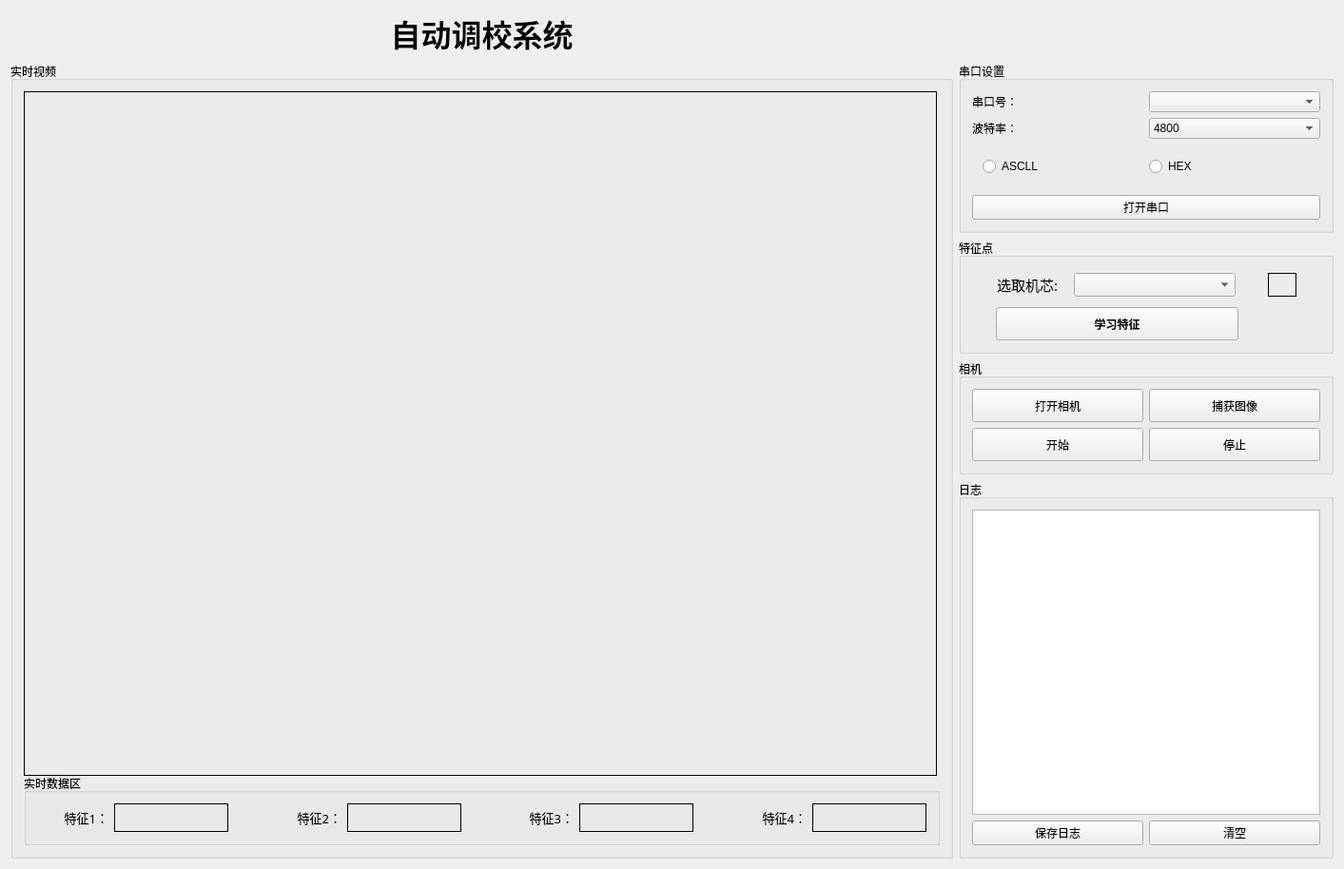
<?xml version="1.0" encoding="UTF-8"?>
<ui version="4.0">
 <class>AutoAdjustClass</class>
 <widget class="QWidget" name="AutoAdjustClass">
  <property name="geometry">
   <rect>
    <x>0</x>
    <y>0</y>
    <width>1413</width>
    <height>914</height>
   </rect>
  </property>
  <property name="sizePolicy">
   <sizepolicy hsizetype="Fixed" vsizetype="Fixed">
    <horstretch>0</horstretch>
    <verstretch>0</verstretch>
   </sizepolicy>
  </property>
  <property name="minimumSize">
   <size>
    <width>1413</width>
    <height>914</height>
   </size>
  </property>
  <property name="maximumSize">
   <size>
    <width>1413</width>
    <height>914</height>
   </size>
  </property>
  <property name="windowTitle">
   <string>自动调校系统</string>
  </property>
  <layout class="QGridLayout" name="gridLayout_3">
   <item row="1" column="1">
    <widget class="QGroupBox" name="groupBox">
     <property name="sizePolicy">
      <sizepolicy hsizetype="Fixed" vsizetype="Fixed">
       <horstretch>0</horstretch>
       <verstretch>0</verstretch>
      </sizepolicy>
     </property>
     <property name="minimumSize">
      <size>
       <width>340</width>
       <height>180</height>
      </size>
     </property>
     <property name="maximumSize">
      <size>
       <width>400</width>
       <height>180</height>
      </size>
     </property>
     <property name="title">
      <string>串口设置</string>
     </property>
     <layout class="QGridLayout" name="gridLayout">
      <item row="0" column="0">
       <widget class="QLabel" name="label">
        <property name="text">
         <string>串口号：</string>
        </property>
       </widget>
      </item>
      <item row="0" column="1">
       <widget class="QComboBox" name="box_serial_id"/>
      </item>
      <item row="1" column="0">
       <widget class="QLabel" name="label_2">
        <property name="text">
         <string>波特率：</string>
        </property>
       </widget>
      </item>
      <item row="1" column="1">
       <widget class="QComboBox" name="box_baud">
        <item>
         <property name="text">
          <string>4800</string>
         </property>
        </item>
        <item>
         <property name="text">
          <string>9600</string>
         </property>
        </item>
        <item>
         <property name="text">
          <string>57600</string>
         </property>
        </item>
        <item>
         <property name="text">
          <string>115200</string>
         </property>
        </item>
       </widget>
      </item>
      <item row="2" column="0" colspan="2">
       <widget class="QWidget" name="widget" native="true">
        <layout class="QHBoxLayout" name="horizontalLayout">
         <item>
          <widget class="QRadioButton" name="rbtn_ascll">
           <property name="text">
            <string>ASCLL</string>
           </property>
          </widget>
         </item>
         <item>
          <widget class="QRadioButton" name="rbtn_hex">
           <property name="text">
            <string>HEX</string>
           </property>
          </widget>
         </item>
        </layout>
       </widget>
      </item>
      <item row="3" column="0" colspan="2">
       <widget class="QPushButton" name="btn_open_serial">
        <property name="text">
         <string>打开串口</string>
        </property>
       </widget>
      </item>
     </layout>
    </widget>
   </item>
   <item row="1" column="0" rowspan="4">
    <widget class="QGroupBox" name="groupBox_2">
     <property name="styleSheet">
      <string notr="true"/>
     </property>
     <property name="title">
      <string>实时视频</string>
     </property>
     <layout class="QVBoxLayout" name="verticalLayout_2">
      <item>
       <widget class="QLabel" name="label_picture">
        <property name="minimumSize">
         <size>
          <width>960</width>
          <height>720</height>
         </size>
        </property>
        <property name="maximumSize">
         <size>
          <width>960</width>
          <height>720</height>
         </size>
        </property>
        <property name="styleSheet">
         <string notr="true"/>
        </property>
        <property name="frameShape">
         <enum>QFrame::Box</enum>
        </property>
        <property name="text">
         <string/>
        </property>
        <property name="alignment">
         <set>Qt::AlignCenter</set>
        </property>
       </widget>
      </item>
      <item>
       <widget class="QGroupBox" name="groupBox_5">
        <property name="title">
         <string>实时数据区</string>
        </property>
        <layout class="QHBoxLayout" name="horizontalLayout_3">
         <item>
          <widget class="QLabel" name="label_5">
           <property name="minimumSize">
            <size>
             <width>75</width>
             <height>30</height>
            </size>
           </property>
           <property name="maximumSize">
            <size>
             <width>75</width>
             <height>30</height>
            </size>
           </property>
           <property name="font">
            <font>
             <family>黑体</family>
             <pointsize>10</pointsize>
            </font>
           </property>
           <property name="text">
            <string>特征1：</string>
           </property>
           <property name="alignment">
            <set>Qt::AlignRight|Qt::AlignTrailing|Qt::AlignVCenter</set>
           </property>
          </widget>
         </item>
         <item>
          <widget class="QLabel" name="label_fea1">
           <property name="minimumSize">
            <size>
             <width>120</width>
             <height>30</height>
            </size>
           </property>
           <property name="maximumSize">
            <size>
             <width>120</width>
             <height>30</height>
            </size>
           </property>
           <property name="frameShape">
            <enum>QFrame::Box</enum>
           </property>
           <property name="text">
            <string/>
           </property>
          </widget>
         </item>
         <item>
          <spacer name="horizontalSpacer">
           <property name="orientation">
            <enum>Qt::Horizontal</enum>
           </property>
           <property name="sizeHint" stdset="0">
            <size>
             <width>29</width>
             <height>20</height>
            </size>
           </property>
          </spacer>
         </item>
         <item>
          <widget class="QLabel" name="label_7">
           <property name="minimumSize">
            <size>
             <width>75</width>
             <height>30</height>
            </size>
           </property>
           <property name="maximumSize">
            <size>
             <width>75</width>
             <height>30</height>
            </size>
           </property>
           <property name="font">
            <font>
             <family>黑体</family>
             <pointsize>10</pointsize>
            </font>
           </property>
           <property name="text">
            <string>特征2：</string>
           </property>
           <property name="alignment">
            <set>Qt::AlignRight|Qt::AlignTrailing|Qt::AlignVCenter</set>
           </property>
          </widget>
         </item>
         <item>
          <widget class="QLabel" name="label_fea2">
           <property name="minimumSize">
            <size>
             <width>120</width>
             <height>30</height>
            </size>
           </property>
           <property name="maximumSize">
            <size>
             <width>120</width>
             <height>30</height>
            </size>
           </property>
           <property name="frameShape">
            <enum>QFrame::Box</enum>
           </property>
           <property name="text">
            <string/>
           </property>
          </widget>
         </item>
         <item>
          <spacer name="horizontalSpacer_2">
           <property name="orientation">
            <enum>Qt::Horizontal</enum>
           </property>
           <property name="sizeHint" stdset="0">
            <size>
             <width>28</width>
             <height>20</height>
            </size>
           </property>
          </spacer>
         </item>
         <item>
          <widget class="QLabel" name="label_10">
           <property name="minimumSize">
            <size>
             <width>75</width>
             <height>30</height>
            </size>
           </property>
           <property name="maximumSize">
            <size>
             <width>75</width>
             <height>30</height>
            </size>
           </property>
           <property name="font">
            <font>
             <family>黑体</family>
             <pointsize>10</pointsize>
            </font>
           </property>
           <property name="text">
            <string>特征3：</string>
           </property>
           <property name="alignment">
            <set>Qt::AlignRight|Qt::AlignTrailing|Qt::AlignVCenter</set>
           </property>
          </widget>
         </item>
         <item>
          <widget class="QLabel" name="label_fea3">
           <property name="minimumSize">
            <size>
             <width>120</width>
             <height>30</height>
            </size>
           </property>
           <property name="maximumSize">
            <size>
             <width>120</width>
             <height>30</height>
            </size>
           </property>
           <property name="frameShape">
            <enum>QFrame::Box</enum>
           </property>
           <property name="text">
            <string/>
           </property>
          </widget>
         </item>
         <item>
          <spacer name="horizontalSpacer_3">
           <property name="orientation">
            <enum>Qt::Horizontal</enum>
           </property>
           <property name="sizeHint" stdset="0">
            <size>
             <width>29</width>
             <height>20</height>
            </size>
           </property>
          </spacer>
         </item>
         <item>
          <widget class="QLabel" name="label_12">
           <property name="minimumSize">
            <size>
             <width>75</width>
             <height>30</height>
            </size>
           </property>
           <property name="maximumSize">
            <size>
             <width>75</width>
             <height>30</height>
            </size>
           </property>
           <property name="font">
            <font>
             <family>黑体</family>
             <pointsize>10</pointsize>
            </font>
           </property>
           <property name="text">
            <string>特征4：</string>
           </property>
           <property name="alignment">
            <set>Qt::AlignRight|Qt::AlignTrailing|Qt::AlignVCenter</set>
           </property>
          </widget>
         </item>
         <item>
          <widget class="QLabel" name="label_fea4">
           <property name="minimumSize">
            <size>
             <width>120</width>
             <height>30</height>
            </size>
           </property>
           <property name="maximumSize">
            <size>
             <width>120</width>
             <height>30</height>
            </size>
           </property>
           <property name="frameShape">
            <enum>QFrame::Box</enum>
           </property>
           <property name="text">
            <string/>
           </property>
          </widget>
         </item>
        </layout>
       </widget>
      </item>
     </layout>
    </widget>
   </item>
   <item row="2" column="1">
    <widget class="QGroupBox" name="groupBox_6">
     <property name="title">
      <string>特征点</string>
     </property>
     <layout class="QGridLayout" name="gridLayout_4">
      <item row="0" column="0">
       <layout class="QHBoxLayout" name="horizontalLayout_2">
        <property name="spacing">
         <number>0</number>
        </property>
        <property name="sizeConstraint">
         <enum>QLayout::SetFixedSize</enum>
        </property>
        <item>
         <widget class="QLabel" name="label_4">
          <property name="minimumSize">
           <size>
            <width>80</width>
            <height>35</height>
           </size>
          </property>
          <property name="maximumSize">
           <size>
            <width>80</width>
            <height>35</height>
           </size>
          </property>
          <property name="font">
           <font>
            <family>04b_21</family>
            <pointsize>11</pointsize>
           </font>
          </property>
          <property name="text">
           <string>选取机芯:</string>
          </property>
         </widget>
        </item>
        <item>
         <widget class="QComboBox" name="cbox_feature">
          <property name="minimumSize">
           <size>
            <width>170</width>
            <height>25</height>
           </size>
          </property>
          <property name="maximumSize">
           <size>
            <width>170</width>
            <height>25</height>
           </size>
          </property>
         </widget>
        </item>
       </layout>
      </item>
      <item row="0" column="1">
       <widget class="QLabel" name="label_fea_id">
        <property name="minimumSize">
         <size>
          <width>30</width>
          <height>25</height>
         </size>
        </property>
        <property name="maximumSize">
         <size>
          <width>30</width>
          <height>25</height>
         </size>
        </property>
        <property name="frameShape">
         <enum>QFrame::Box</enum>
        </property>
        <property name="text">
         <string/>
        </property>
        <property name="alignment">
         <set>Qt::AlignCenter</set>
        </property>
       </widget>
      </item>
      <item row="1" column="0">
       <widget class="QPushButton" name="btn_learn_feature">
        <property name="minimumSize">
         <size>
          <width>255</width>
          <height>35</height>
         </size>
        </property>
        <property name="maximumSize">
         <size>
          <width>250</width>
          <height>35</height>
         </size>
        </property>
        <property name="font">
         <font>
          <weight>75</weight>
          <bold>true</bold>
         </font>
        </property>
        <property name="text">
         <string>学习特征</string>
        </property>
       </widget>
      </item>
     </layout>
    </widget>
   </item>
   <item row="0" column="0">
    <widget class="QLabel" name="label_3">
     <property name="font">
      <font>
       <family>楷体</family>
       <pointsize>24</pointsize>
       <weight>75</weight>
       <bold>true</bold>
      </font>
     </property>
     <property name="styleSheet">
      <string notr="true"/>
     </property>
     <property name="text">
      <string>自动调校系统</string>
     </property>
     <property name="alignment">
      <set>Qt::AlignCenter</set>
     </property>
    </widget>
   </item>
   <item row="3" column="1">
    <widget class="QGroupBox" name="groupBox_4">
     <property name="title">
      <string>相机</string>
     </property>
     <layout class="QFormLayout" name="formLayout">
      <item row="0" column="0">
       <widget class="QPushButton" name="btn_open_camera">
        <property name="minimumSize">
         <size>
          <width>180</width>
          <height>35</height>
         </size>
        </property>
        <property name="maximumSize">
         <size>
          <width>180</width>
          <height>35</height>
         </size>
        </property>
        <property name="text">
         <string>打开相机</string>
        </property>
       </widget>
      </item>
      <item row="0" column="1">
       <widget class="QPushButton" name="btn_catch_pic">
        <property name="minimumSize">
         <size>
          <width>180</width>
          <height>35</height>
         </size>
        </property>
        <property name="maximumSize">
         <size>
          <width>180</width>
          <height>35</height>
         </size>
        </property>
        <property name="text">
         <string>捕获图像</string>
        </property>
       </widget>
      </item>
      <item row="1" column="0">
       <widget class="QPushButton" name="btn_ctrl_status">
        <property name="minimumSize">
         <size>
          <width>180</width>
          <height>35</height>
         </size>
        </property>
        <property name="maximumSize">
         <size>
          <width>180</width>
          <height>35</height>
         </size>
        </property>
        <property name="text">
         <string>开始</string>
        </property>
       </widget>
      </item>
      <item row="1" column="1">
       <widget class="QPushButton" name="btn_stop">
        <property name="minimumSize">
         <size>
          <width>180</width>
          <height>35</height>
         </size>
        </property>
        <property name="maximumSize">
         <size>
          <width>180</width>
          <height>35</height>
         </size>
        </property>
        <property name="text">
         <string>停止</string>
        </property>
       </widget>
      </item>
     </layout>
    </widget>
   </item>
   <item row="4" column="1">
    <widget class="QGroupBox" name="groupBox_3">
     <property name="title">
      <string>日志</string>
     </property>
     <layout class="QGridLayout" name="gridLayout_2">
      <item row="0" column="0" colspan="2">
       <widget class="QTextBrowser" name="text_log"/>
      </item>
      <item row="1" column="0">
       <widget class="QPushButton" name="btn_catch_log">
        <property name="text">
         <string>保存日志</string>
        </property>
       </widget>
      </item>
      <item row="1" column="1">
       <widget class="QPushButton" name="btn_clear_log">
        <property name="text">
         <string>清空</string>
        </property>
       </widget>
      </item>
     </layout>
    </widget>
   </item>
  </layout>
 </widget>
 <layoutdefault spacing="6" margin="11"/>
 <resources>
  <include location="AutoAdjust.qrc"/>
 </resources>
 <connections/>
</ui>
